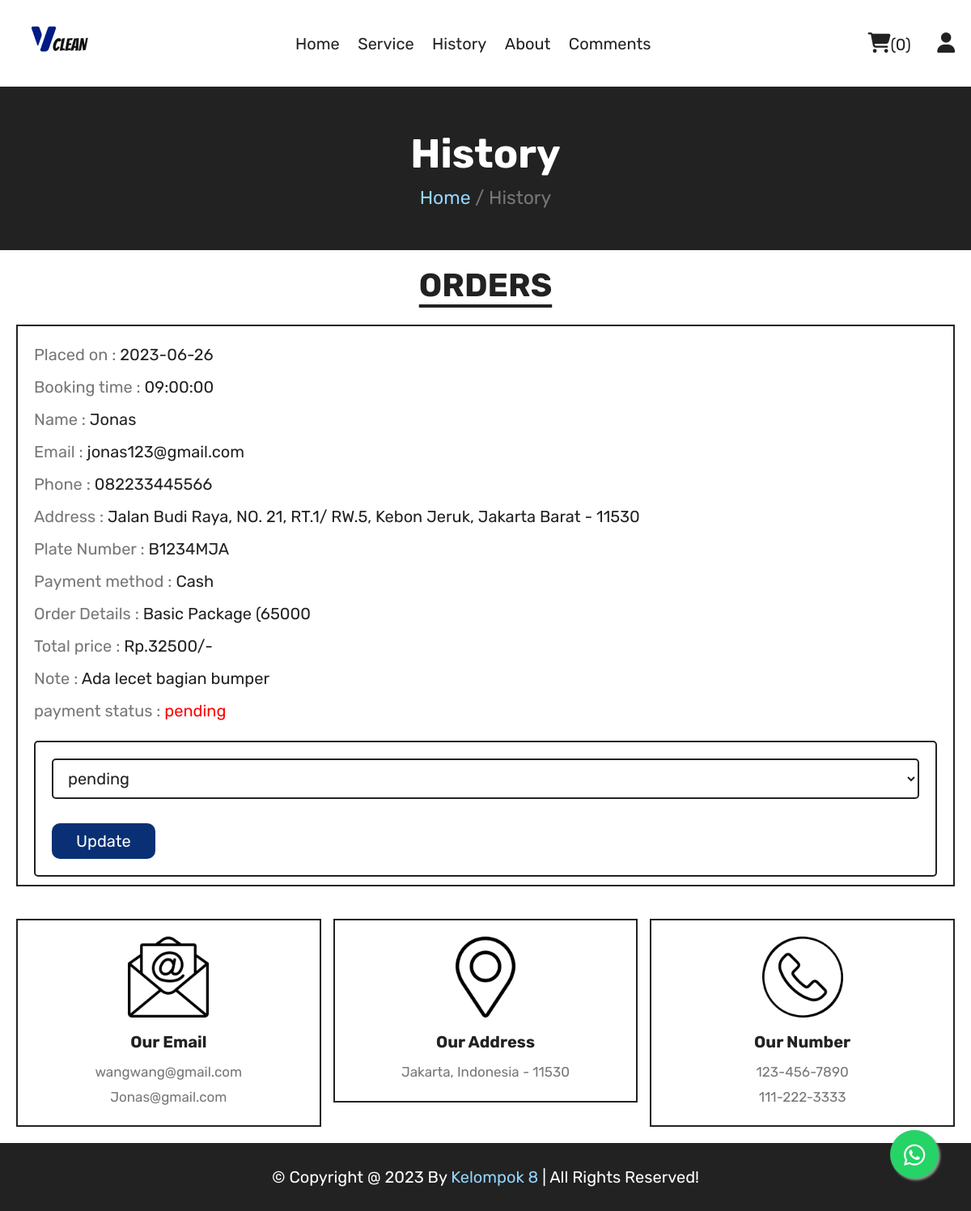
The app's page /history.php (signed in) with its own data.
### tables this page shows
CREATE TABLE `orders` (
  `id` int(100) NOT NULL,
  `user_id` int(100) NOT NULL,
  `name` varchar(20) NOT NULL,
  `number` varchar(13) NOT NULL,
  `email` varchar(50) NOT NULL,
  `method` varchar(50) NOT NULL,
  `address` varchar(500) NOT NULL,
  `total_products` varchar(1000) NOT NULL,
  `total_price` int(100) NOT NULL,
  `placed_on` date NOT NULL DEFAULT current_timestamp(),
  `payment_status` varchar(20) NOT NULL DEFAULT 'pending',
  `note` varchar(255) NOT NULL,
  `jam_pendaftaran` time NOT NULL,
  `PlateNumber` varchar(10) NOT NULL
);

### history.php (the view, shortened to what this page needs)
<?php
include 'components/connect.php';
if(isset($_SESSION['user_id'])){
   $user_id = $_SESSION['user_id'];
}else{
   $user_id = '';
   header('');
};
?>
<!DOCTYPE html>
<html lang="en">
<head>
   <link rel="stylesheet" href="https://cdnjs.cloudflare.com/ajax/libs/font-awesome/6.1.1/css/all.min.css">
   <link rel="stylesheet" href="css/style.css">
   <link rel="stylesheet" href="https://cdnjs.cloudflare.com/ajax/libs/font-awesome/6.2.1/css/all.min.css" />
</head>
<body>
<?php include 'components/user_header.php'; ?>
<div class="heading">
   <h3>History</h3>
   <p><a href="home.php">Home</a> <span> / History</span></p>
</div>
<section class="orders">
   <h1 class="title">orders</h1>
   <div class="box-container">
   <?php
      if($user_id == ''){
         echo '<p class="empty">please login to see your orders</p>';
      }else{
         $select_orders = $conn->prepare("SELECT * FROM `orders` WHERE user_id = ?");
         $select_orders->execute([$user_id]);
         if($select_orders->rowCount() > 0){
            while($fetch_orders = $select_orders->fetch(PDO::FETCH_ASSOC)){
   ?>
   <div class="box">
      <p>Placed on : <span><?= $fetch_orders['placed_on']; ?></span></p>
      <p>Booking time : <span><?= $fetch_orders['jam_pendaftaran']; ?></span></p>
      <p>Name : <span><?= $fetch_orders['name']; ?></span></p>
      <p>Email : <span><?= $fetch_orders['email']; ?></span></p>
      <p>Phone : <span><?= $fetch_orders['number']; ?></span></p>
      <p>Address : <span><?= $fetch_orders['address']; ?></span></p>
      <p>Plate Number : <span><?= $fetch_orders['PlateNumber']; ?></span></p>
      <p>Payment method : <span><?= $fetch_orders['method']; ?></span></p>
      <p>Order Details : <span><?= $fetch_orders['total_products']; ?></span></p>
      <p>Total price : <span>Rp.<?= $fetch_orders['total_price']; ?>/-</span></p>
      <p>Note : <span><?= $fetch_orders['note']; ?></span></p>
      <p> payment status : <span style="color:<?php if($fetch_orders['payment_status'] == 'pending'){ echo 'red'; }else{ echo 'green'; }; ?>"><?= $fetch_orders['payment_status']; ?></span> </p>
      <br>
      <div class="boxs">
      <form action="" method="POST">
         <select name="payment_status" class="drop-down">
            <option value="" selected disabled><?= $fetch_orders['payment_status']; ?></option>
         </select>
         <div class="flex-btn">
            <input type="submit" value="update" class="btn" name="update_payment">
         </div>
      </div>
   </div>
  <?php
      }
      }else{
         echo '<p class="empty">no orders placed yet!</p>';
      }
      }
   ?>
   </div>
</section>
<?php include 'components/footer.php'; ?>
<a href="https:/wa.me/6282252636543"  target="_blank" class="whatsapp_float"><i class="fa-brands fa-whatsapp whatsapp-icon"></i></a>
</body>
</html>

### components/user_header.php (shortened to what this page needs)
<header class="header" >
   <section class="flex">
      <a href="home.php" class="logo">
         <img src="assetvclean/logo(1) 1.png" alt="" >
      </a>
      <nav class="navbar">
         <a href="home.php">Home</a>
         <a href="service.php">Service</a>
         <a href="history.php">History</a>
         <a href="about.php">About</a>
         <a href="comments.php">Comments</a>
      </nav>
      <div class="icons">
         <?php
            $count_cart_items = $conn->prepare("SELECT * FROM `cart` WHERE user_id = ?");
            $count_cart_items->execute([$user_id]);
            $total_cart_items = $count_cart_items->rowCount();
         ?>
         <a href="cart.php"><i class="fas fa-shopping-cart"></i><span>(<?= $total_cart_items; ?>)</span></a>
         <div id="user-btn" class="fas fa-user"></div>
      </div>
   </section>
</header>

### components/footer.php (shortened to what this page needs)
<footer class="footer">
   <section class="grid">
      <div class="box">
         <img src="images/email-icon.png" alt="">
         <h3>our email</h3>
         <a href="mailto:shaikhanas@gmail.com">wangwang@gmail.com</a>
         <a href="mailto:anasbhai@gmail.com">Jonas@gmail.com</a>
      </div>
      <div class="box">
         <img src="images/map-icon.png" alt="">
         <h3>our address</h3>
         <a href="#">Jakarta, Indonesia - 11530</a>
      </div>
      <div class="box">
         <img src="images/phone-icon.png" alt="">
         <h3>our number</h3>
         <a href="tel:1234567890">123-456-7890</a>
         <a href="tel:1112223333">111-222-3333</a>
      </div>
   </section>
   <div class="credit">&copy; copyright @ <?= date('Y'); ?> by <span>Kelompok 8</span> | all rights reserved!</div>
</footer>

### css/style.css (style rules this page uses)
:root { --maincolor:#093075; --lightblue:#93d5ff; --red:#e74c3c; --white:#fff; --black:#222; --light-color:#777; --border:.2rem solid var(--black); }
* { font-family: 'Rubik', sans-serif; margin:0; padding:0; box-sizing: border-box; outline: none; border: none; text-decoration: none; }
html { font-size: 62.5%; overflow-x: hidden; scroll-behavior: smooth; stop-opacity: 7rem; }
section { margin:0 auto; max-width: 1200px; padding:2rem; }
.title { text-align: center; margin-bottom: 2.5rem; font-size: 4rem; color:var(--black); text-transform: uppercase; text-decoration: underline; text-underline-offset: 1rem; }
.heading { display: flex; align-items: center; justify-content: center; gap:1rem; flex-flow: column; background-color: var(--black); min-height: 20rem; }
.heading h3 { font-size: 5rem; color:var(--white); }
.heading p { font-size: 2.3rem; color:var(--light-color); }
.heading p a { color:var(--lightblue); }
.btn, .delete-btn { margin-top: 2rem; display: inline-block; font-size: 2rem; padding:1rem 3rem; cursor: pointer; text-transform: capitalize; transition: .2s linear; }
.btn { background-color: #093075; color:var(--white); border-radius: 10px; }
.flex-btn { display: flex; gap:1rem; }
.whatsapp_float { position: fixed; width: 60px; height: 60px; bottom: 40px; right: 40px; background-color: #25d366; color: #fff; border-radius: 50px; text-align: center; font-size: 30px; box-shadow: 2px 2px 3px #999; z-index: 100; }
.whatsapp-icon { margin-top: 16px; }
.header { position: sticky; top:0; left:0; right:0; z-index: 1000; background-color: var(--white); border-bottom: var(--border); }
.header .flex { display: flex; align-items: center; justify-content: space-between; position: relative; }
.header .flex .logo { font-size: 2.5rem; color:var(--black); }
.header .flex .navbar a { font-size: 2rem; color:var(--black); margin:0 1rem; transition: .3s; }
.header .flex .icons > * { margin-left: 3rem; font-size: 2.5rem; color:var(--black); cursor: pointer; }
.header .flex .icons span { font-size: 2rem; }
.orders .box-container { display: flex; flex-wrap: wrap; gap:1.5rem; align-items: flex-start; }
.orders .box-container .box { padding:1rem 2rem; border:var(--border); flex:1 1 40rem; }
.orders .box-container .box p { line-height: 1.5; margin:1rem 0; font-size: 2rem; color:var(--light-color); }
.orders .box-container .box p span { color:var(--black); }
.footer .grid { display: grid; grid-template-columns: repeat(auto-fit, minmax(27rem, 1fr)); gap:1.5rem; align-items: flex-start; }
.footer .grid .box { border:var(--border); padding:2rem; text-align: center; }
.footer .grid .box img { height: 10rem; width: 100%; object-fit: contain; margin-bottom: .5rem; }
.footer .grid .box h3 { margin:1rem 0; font-size: 2rem; color:var(--black); text-transform: capitalize; }
.footer .grid .box p, .footer .grid .box a { display: block; font-size: 1.7rem; color:var(--light-color); line-height: 1.8; }
.credit { padding:3rem 2rem; text-align: center; background-color: var(--black); color:var(--white); font-size: 2rem; text-transform: capitalize; }
.credit span { color:var(--lightblue); }
.orders .box-container .boxs { background-color: var(--white); border-radius: .5rem; box-shadow: var(--box-shadow); border:var(--border); padding:2rem; padding-top: 1rem; }
.orders .box-container .boxs .drop-down { width: 100%; margin:1rem 0; background-color: var(--light-bg); padding:1rem 1.4rem; font-size: 2rem; color:var(--black); border:var(--border); border-radius: .5rem; }

### records on screen
orders: placed_on "2023-06-26", jam_pendaftaran "09:00:00", name "Jonas", email "jonas123@gmail.com", number "082233445566", address "Jalan Budi Raya, NO. 21, RT.1/ RW.5, Kebon Jeruk, Jakarta Barat - 11530", PlateNumber "B1234MJA", method "Cash", total_products "Basic Package (65000", total_price "32500", note "Ada lecet bagian bumper", payment_status "pending"

### other values on screen
$total_cart_items "0"
